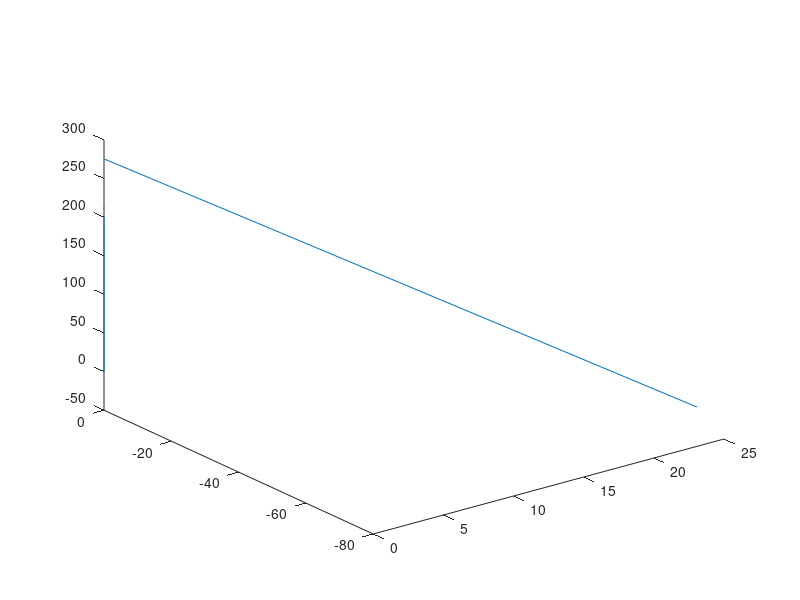

Recreate this plot in MATLAB.
%% Two Joint Simulator
% This script simulates the position of a two-joint robotic arm. It assumes
% a configuration where there is a portion of the arm pointing upwards in
% the y axis with a rotation vector along the same direction, with the
% second joint some distance above the first joint and with the vector of
% rotation pointing perpendicular to the first vector of rotation, pointing
% parallel to the x-z axis. You feed in angles and the program returns a
% position matrix, made up of position vectors for every joint

clc; clear all; close all;
angle = [0 pi/2];                 % Angle for joint one and then zero. In radians
lengths = [275.50 290.00]';     % Lenghts of each segment. In mm

angle(1) = input('What is the first angle?: ');
angle(2) = input('What is the second angle?: ');

pos = [0 0 0;    % Positions for joint 1 (always fixed y and rest zero)
       0 0 0];   % Positions for joint 2 (oh this is gonna be fun)

pos(1,:) = [0 lengths(1) 0];
pos(2,:) = [cos(angle(1))*cos(angle(2)) sin(angle(2)) cos(angle(2))*sin(angle(1))]*lengths(2) + pos(1,:);

% Plot the lines
figure

pos = [zeros(1,3); pos];
plot3(pos(:,1), pos(:,3), pos(:,2));

pos
